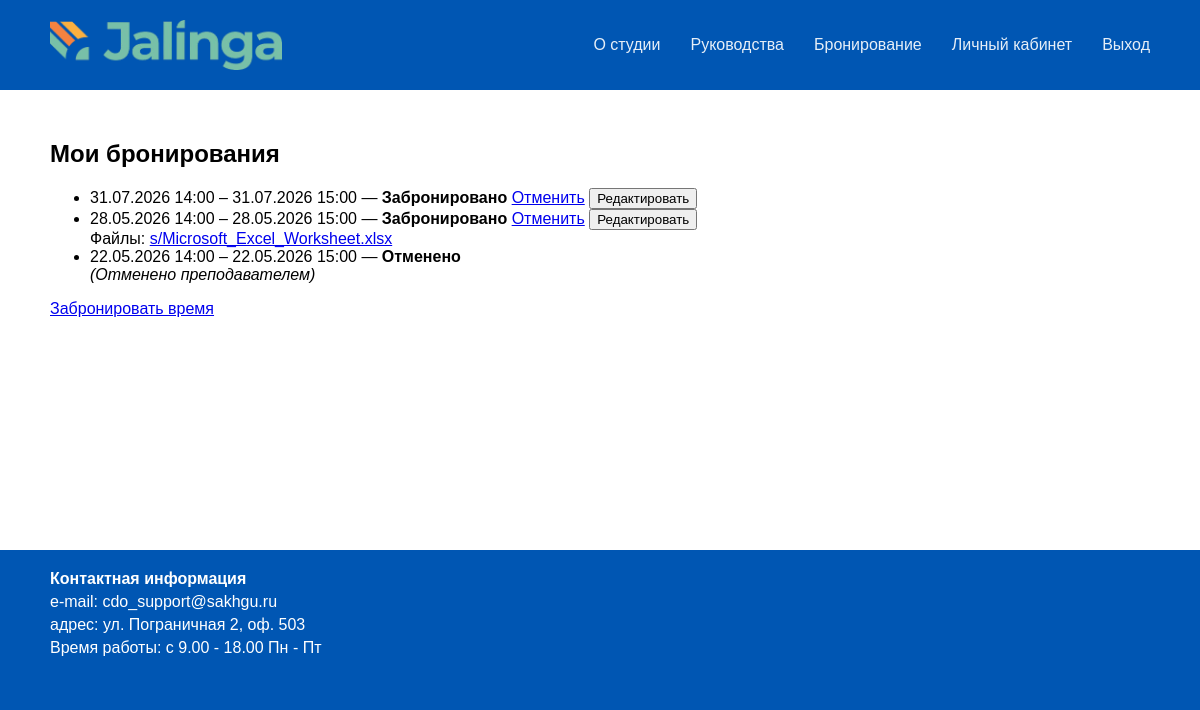
/bookings/my/ (signed in), run on an earlier commit of the app's database.
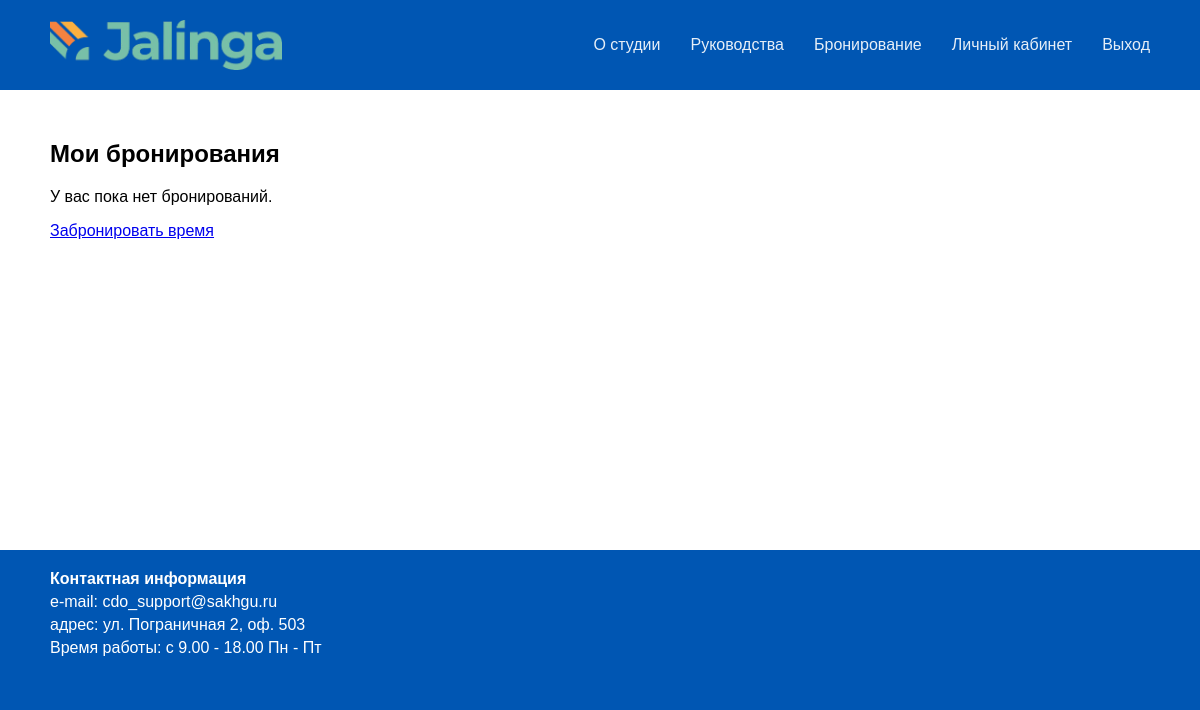
And on a later commit of the database.
### bookings/models.py (models this page shows, shortened)
class Booking(models.Model):
    class Status(models.TextChoices):
        BOOKED = 'booked', _('Забронировано')
        COMPLETED = 'completed', _('Завершено')
        CANCELLED = 'cancelled', _('Отменено')
    user = models.ForeignKey(
        settings.AUTH_USER_MODEL,
        on_delete=models.CASCADE,
        related_name='bookings',
        verbose_name=_('пользователь')
    )
    start_time = models.DateTimeField(_('начало'))
    end_time = models.DateTimeField(_('конец'))
    description = models.TextField(_('описание'), blank=True)
    equipment = models.ManyToManyField(
        Equipment,
        blank=True,
        verbose_name=_('оборудование')
    )
    status = models.CharField(
        _('статус'),
        max_length=20,
        choices=Status.choices,
        default=Status.BOOKED
    )
    created_at = models.DateTimeField(_('создана'), auto_now_add=True)
    class Meta:
        verbose_name = _('бронирование')
        verbose_name_plural = _('бронирования')
        ordering = ['-created_at']

class BookingFile(models.Model):
    booking = models.ForeignKey(
        Booking,
        on_delete=models.CASCADE,
        related_name='files',
        verbose_name=_('бронирование')
    )
    file = models.FileField(_('файл'), upload_to='booking_files/')
    uploaded_at = models.DateTimeField(auto_now_add=True)
    class Meta:
        verbose_name = _('файл бронирования')
        verbose_name_plural = _('файлы бронирований')

### bookings/views.py (the view)
# urls.py: path('my/', views.booking_list, name='booking_list'),
@login_required
def booking_list(request):
    bookings = Booking.objects.filter(user=request.user).order_by('-start_time')
    all_equipment = Equipment.objects.all()
    return render(request, 'bookings/booking_list.html', {
        'bookings': bookings,
        'all_equipment': all_equipment,
    })

### bookings/templates/bookings/booking_list.html (shortened to what this page needs)
{% extends 'base.html' %}
{% block content %}
    <h2>Мои бронирования</h2>
    {% if bookings %}
        <ul>
            {% for b in bookings %}
                <li>
                    {{ b.start_time|date:"d.m.Y H:i" }} – {{ b.end_time|date:"d.m.Y H:i" }}
                    — <strong>{{ b.get_status_display }}</strong>
                    {% if b.status == 'booked' %}
                        <a href="{% url 'bookings:cancel_booking' b.id %}">Отменить</a>
                        <button class="edit-btn" data-booking-id="{{ b.id }}">Редактировать</button>
                    {% endif %}
                    {% if b.description %}
                        <br><em>{{ b.description }}</em>
                    {% endif %}
                    {% if b.files.all %}
                        <br>Файлы:
                        {% for file in b.files.all %}
                            <a href="{{ file.file.url }}">{{ file.file.name|slice:"12:" }}</a>{% if not forloop.last %}, {% endif %}
                        {% endfor %}
                    {% endif %}
                </li>
            {% endfor %}
        </ul>
    {% else %}
        <p>У вас пока нет бронирований.</p>
    {% endif %}
    <p><a href="{% url 'bookings:create_booking' %}">Забронировать время</a></p>
{% endblock %}

### templates/base.html (shortened to what this page needs)
<!DOCTYPE html>
<html lang="ru">
<head>
</head>
<body>
    <header>
        {% load static %}
        <a href="{% url 'home' %}" style="text-decoration: none; color: inherit;">
            <div class="logo">
                <img src="{% static 'images/jalinga_logo.png' %}" alt="Джалинга" style="height: 50px; vertical-align: middle;">
            </div>
        </a>
        <nav>
            <ul>
                <li><a href="{% url 'about' %}">О студии</a></li>
                <li><a href="{% url 'manual' %}">Руководства</a></li>
                {% if user.is_authenticated %}
                    <li><a href="{% url 'bookings:create_booking' %}">Бронирование</a></li>
                    <li><a href="{% url 'profile' %}">Личный кабинет</a></li>
                    <li><a href="{% url 'logout' %}">Выход</a></li>
                {% else %}
                    <li><a href="{% url 'login' %}">Вход</a></li>
                {% endif %}
            </ul>
        </nav>
    </header>
    <div class="container">
        {% block content %}{% endblock %}
    </div>
    <footer style="text-align: left; padding: 20px 50px;">
        <p style="margin: 0 0 5px 0;"><strong>Контактная информация</strong></p>
        <p style="margin: 0 0 5px 0;">e‑mail: cdo_support@sakhgu.ru</p>
        <p style="margin: 0 0 5px 0;">адрес: ул. Пограничная 2, оф. 503</p>
        <p style="margin: 0 0 5px 0;">Время работы: с 9.00 ‑ 18.00 Пн ‑ Пт</p>
    </footer>
</body>
</html>

### templates/base.html (style rules this page uses)
body { margin: 0; font-family: Arial, sans-serif; background-color: #0056b3; color: white; }
header { display: flex; justify-content: space-between; align-items: center; padding: 20px 50px; background-color: #0056b3; }
.logo { line-height: 1.2; }
nav ul { list-style: none; display: flex; gap: 30px; margin: 0; padding: 0; }
nav a { text-decoration: none; color: white; font-size: 16px; opacity: 0.9; }
.container { background-color: white; color: black; padding: 30px 50px; min-height: 400px; }
footer { background-color: #0056b3; padding: 20px 50px; text-align: center; color: white; }

What changed in the data, as far as the page shows it:
removed Booking: start_time "31.07.2026 14:00", end_time "31.07.2026 15:00", status "Забронировано"
removed Booking: start_time "28.05.2026 14:00", end_time "28.05.2026 15:00", status "Забронировано"
removed BookingFile: file.name "s/Microsoft_Excel_Worksheet.xlsx"
removed Booking: start_time "22.05.2026 14:00", end_time "22.05.2026 15:00", status "Отменено", description "(Отменено преподавателем)"
Also different on the page:
text now shown: "У вас пока нет бронирований."
